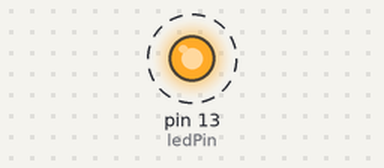
Recording of a sketch running on a simulated Arduino Uno, built with avr-gcc and run on an emulated ATmega328P. On the bench: output pins drawn as LEDs (lit = HIGH). Dashed ring = blinking.

Above: at 0.5 s.
Timing chart, 0 to 4.6 s (numbered marks = the images above):
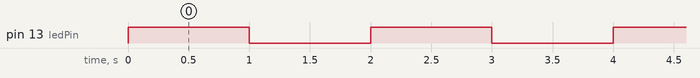

The sketch:

Led_Blinking.ino
```cpp
const int ledPin = 13;  // Pin 13 is the built-in LED pin on most Arduino boards
const int interval = 1000;  // Blink interval in milliseconds (1 second)

void setup() {
  pinMode(ledPin, OUTPUT);  // Set the LED pin as an output
}

void loop() {
  digitalWrite(ledPin, HIGH);  // Turn the LED on
  delay(interval);  // Wait for the specified interval
  digitalWrite(ledPin, LOW);  // Turn the LED off
  delay(interval);  // Wait for the specified interval
}
```

Measured:
- by itself, pin 13 (ledPin): alternates HIGH for 1.0 s and LOW for 1.0 s
